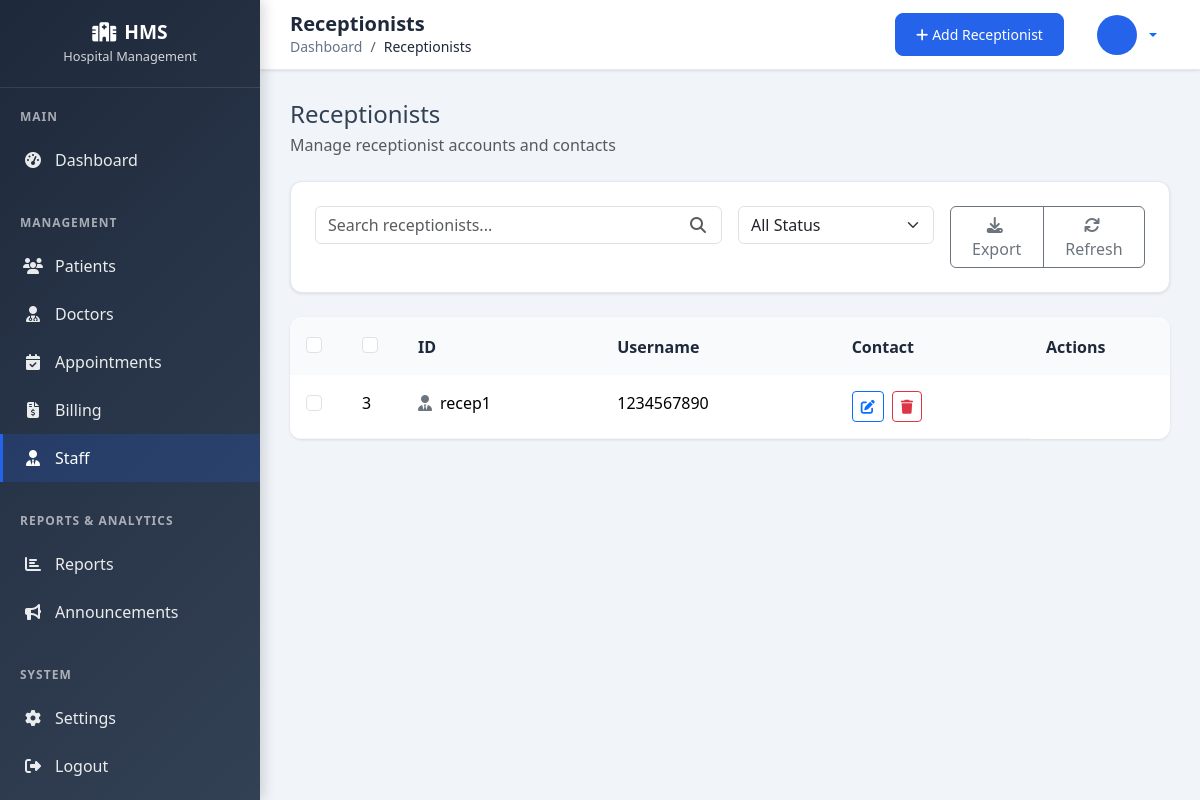
Before: /receptionists/ with the older database file.
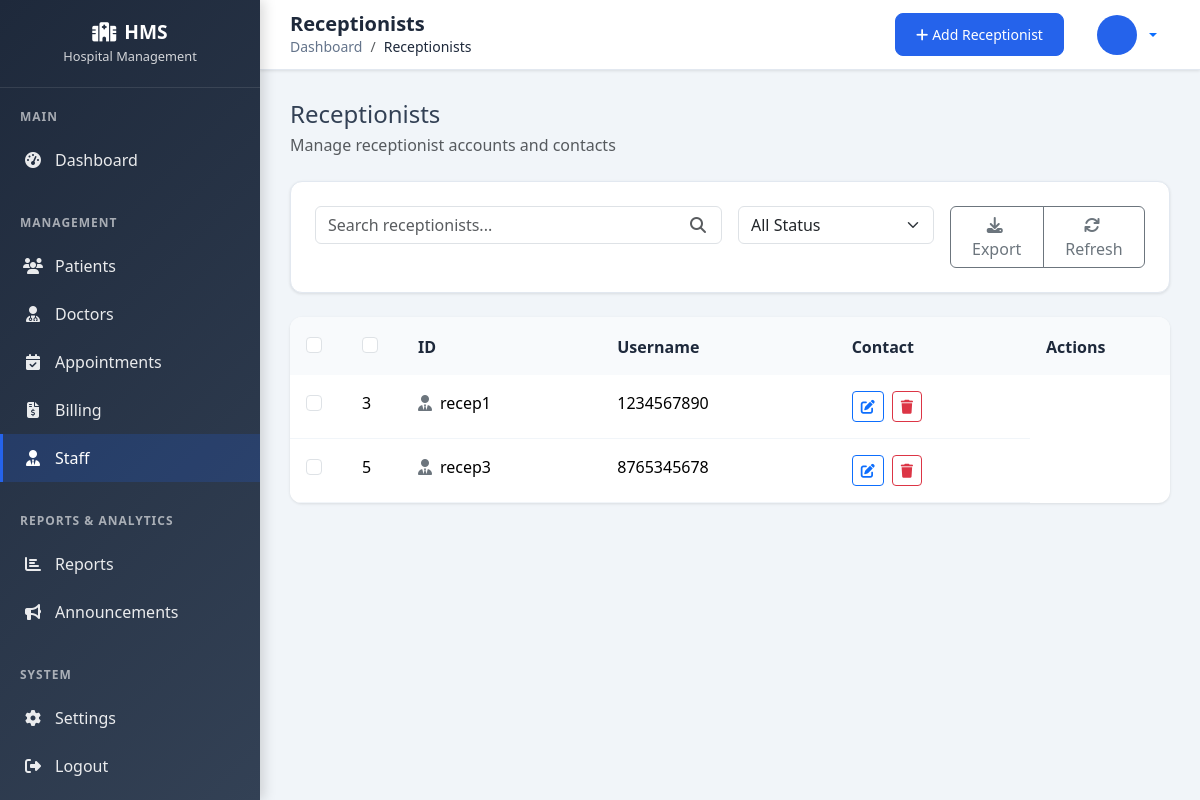
After: the same page with the newer database file.
### receptionists/models.py (models this page shows, shortened)
class Receptionist(models.Model):
    user = models.OneToOneField(CustomUser, on_delete=models.CASCADE)
    name = models.CharField(max_length=255)
    contact = models.CharField(max_length=20)
    email = models.EmailField()

### accounts/models.py (models this page shows)
class CustomUser(AbstractUser):
    first_name = None
    last_name = None
    ROLE_CHOICES = (
        ('admin', 'Admin'),
        ('doctor', 'Doctor'),
        ('patient', 'Patient'),
        ('receptionist', 'Receptionist'),
    )
    role = models.CharField(max_length=20, choices=ROLE_CHOICES)
    GENDER_CHOICES = (
        ('Male', 'Male'),
        ('Female', 'Female'),
        ('Other', 'Other'),
    )
    gender = models.CharField(max_length=10, choices=GENDER_CHOICES, null=True, blank=True)
    REQUIRED_FIELDS = []  # Only username is required

### receptionists/views.py (the view)
# urls.py: path('', views.receptionist_list, name='receptionist_list'),
def receptionist_list(request):
    receptionists = Receptionist.objects.all()
    return render(request, 'receptionists/receptionist_list.html', {'receptionists': receptionists})

### templates/receptionists/receptionist_list.html (shortened to what this page needs)
{% extends 'admin_list_base.html' %}
{% load static %}
{% block page_title %}Receptionists{% endblock %}
{% block current_page %}Receptionists{% endblock %}
{% block add_url %}{% url 'receptionists:add_receptionist' %}{% endblock %}
{% block add_text %}Add Receptionist{% endblock %}
{% block list_title %}Receptionists{% endblock %}
{% block list_subtitle %}Manage receptionist accounts and contacts{% endblock %}
{% block search_placeholder %}receptionists{% endblock %}
{% block table_headers %}
    <th style="width: 50px;">
        <div class="form-check">
            <input class="form-check-input" type="checkbox" id="selectAll">
        </div>
    </th>
    <th>ID</th>
    <th>Username</th>
    <th>Contact</th>
    <th style="width: 140px;">Actions</th>
{% endblock %}
{% block table_body %}
    {% for receptionist in receptionists %}
        <tr data-status="active">
            <td>
                <div class="form-check">
                    <input class="form-check-input" type="checkbox" value="{{ receptionist.id }}">
                </div>
            </td>
            <td>{{ receptionist.id }}</td>
            <td>
                <div class="d-flex align-items-center gap-2">
                    <i class="fas fa-user-tie text-secondary"></i>
                    <span>{{ receptionist.user.username }}</span>
                </div>
            </td>
            <td>{{ receptionist.contact|default:'-' }}</td>
            <td>
                <a href="{% url 'receptionists:edit_receptionist' receptionist.id %}" class="btn btn-sm btn-outline-primary" data-bs-toggle="tooltip" title="Edit">
                    <i class="fas fa-edit"></i>
                </a>
                <form action="{% url 'receptionists:delete_receptionist' receptionist.id %}" method="post" style="display:inline;">
                    <button type="submit" class="btn btn-sm btn-outline-danger ms-1" data-confirm-delete="Delete this receptionist?">
                        <i class="fas fa-trash"></i>
                    </button>
                </form>
            </td>
        </tr>
    {% endfor %}
{% endblock %}

Changed rows visible on the page:
added Receptionist: id "5", user.username "recep3", contact "8765345678"
